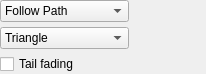
<?xml version="1.0" encoding="UTF-8"?>
<ui version="4.0">
 <class>CTailParticleWidget</class>
 <widget class="QWidget" name="CTailParticleWidget">
  <property name="geometry">
   <rect>
    <x>0</x>
    <y>0</y>
    <width>187</width>
    <height>72</height>
   </rect>
  </property>
  <property name="windowTitle">
   <string>Form</string>
  </property>
  <layout class="QGridLayout" name="gridLayout">
   <property name="margin">
    <number>0</number>
   </property>
   <property name="spacing">
    <number>5</number>
   </property>
   <item row="0" column="0">
    <widget class="QComboBox" name="ribbonOrientationComboBox">
     <property name="toolTip">
      <string>Ribbon orientation</string>
     </property>
     <item>
      <property name="text">
       <string>Follow Path</string>
      </property>
     </item>
     <item>
      <property name="text">
       <string>Follow Path XY</string>
      </property>
     </item>
     <item>
      <property name="text">
       <string>Identity</string>
      </property>
     </item>
    </widget>
   </item>
   <item row="0" column="1" rowspan="3">
    <widget class="QWidget" name="graphicsWidget" native="true">
     <property name="minimumSize">
      <size>
       <width>72</width>
       <height>72</height>
      </size>
     </property>
     <property name="maximumSize">
      <size>
       <width>72</width>
       <height>72</height>
      </size>
     </property>
    </widget>
   </item>
   <item row="1" column="0">
    <widget class="QComboBox" name="tailShapeComboBox">
     <property name="toolTip">
      <string>Tail shape</string>
     </property>
     <item>
      <property name="text">
       <string>Triangle</string>
      </property>
     </item>
     <item>
      <property name="text">
       <string>Quad</string>
      </property>
     </item>
     <item>
      <property name="text">
       <string>Octogon</string>
      </property>
     </item>
     <item>
      <property name="text">
       <string>Pentagram</string>
      </property>
     </item>
     <item>
      <property name="text">
       <string>Simple segment X</string>
      </property>
     </item>
     <item>
      <property name="text">
       <string>Simple segment Y</string>
      </property>
     </item>
     <item>
      <property name="text">
       <string>Simple segment Z</string>
      </property>
     </item>
     <item>
      <property name="text">
       <string>Simple brace</string>
      </property>
     </item>
    </widget>
   </item>
   <item row="2" column="0">
    <widget class="QCheckBox" name="tailFadingCheckBox">
     <property name="text">
      <string>Tail fading</string>
     </property>
    </widget>
   </item>
  </layout>
 </widget>
 <resources/>
 <connections/>
</ui>
